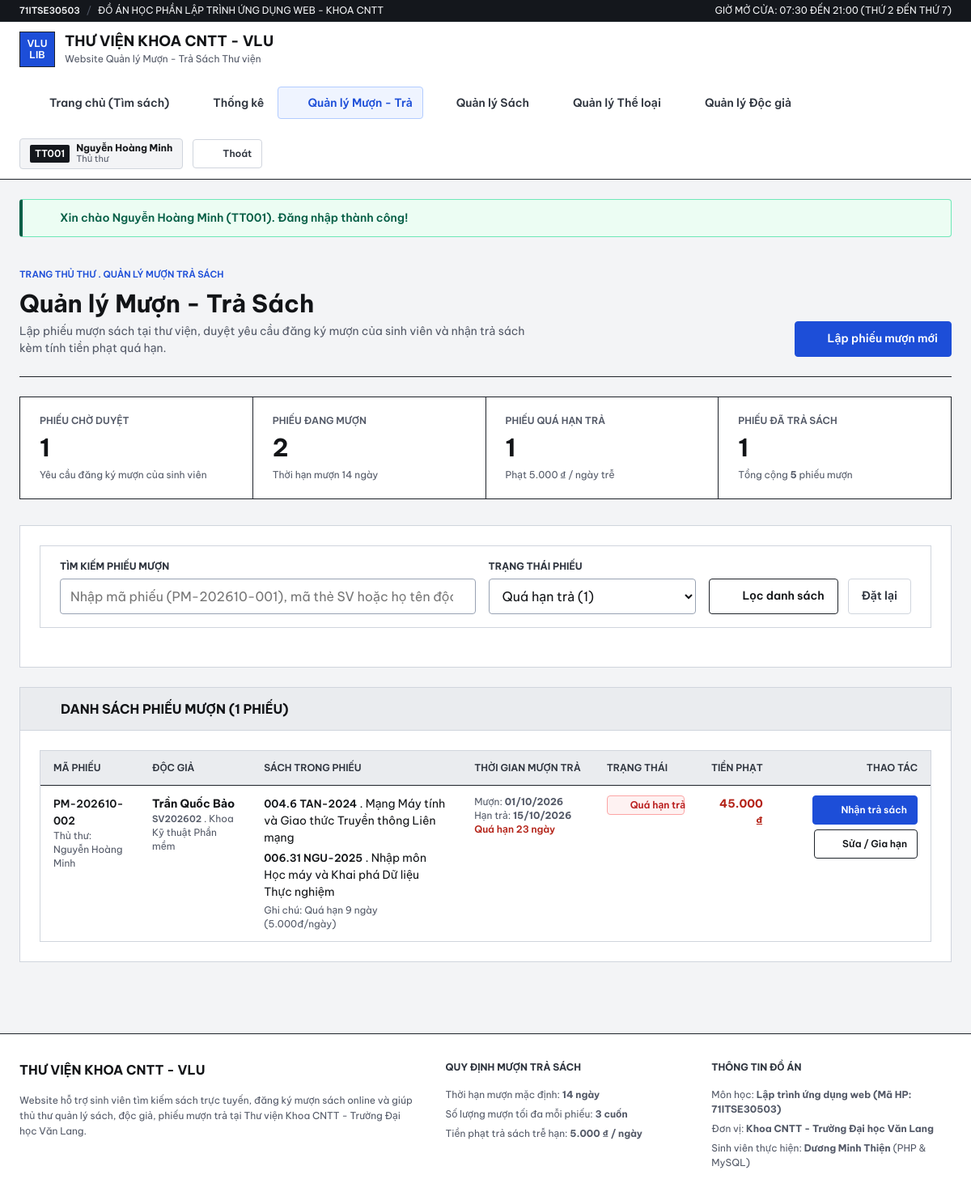
Screenshot of /librarian/loans.php?status=overdue (signed in) with the database file from the repository.
### tables this page shows
CREATE TABLE borrow_records (
    id INT AUTO_INCREMENT PRIMARY KEY,
    receipt_code VARCHAR(25) NOT NULL UNIQUE,
    user_id INT NOT NULL,
    issued_by INT DEFAULT NULL,
    borrow_date DATE NOT NULL,
    due_date DATE NOT NULL,
    return_date DATE DEFAULT NULL,
    status ENUM('pending', 'borrowed', 'returned', 'overdue', 'rejected') NOT NULL DEFAULT 'borrowed',
    fine_amount DECIMAL(10, 0) NOT NULL DEFAULT 0,
    note VARCHAR(255) DEFAULT NULL,
    created_at DATETIME NOT NULL DEFAULT CURRENT_TIMESTAMP,
    CONSTRAINT fk_borrow_user FOREIGN KEY (user_id)
        REFERENCES users(id) ON UPDATE CASCADE ON DELETE RESTRICT,
    CONSTRAINT fk_borrow_issuer FOREIGN KEY (issued_by)
        REFERENCES users(id) ON UPDATE CASCADE ON DELETE SET NULL,
    INDEX idx_borrow_status (status, due_date)
);

CREATE TABLE users (
    id INT AUTO_INCREMENT PRIMARY KEY,
    member_code VARCHAR(20) NOT NULL UNIQUE,
    full_name VARCHAR(100) NOT NULL,
    email VARCHAR(120) NOT NULL UNIQUE,
    phone VARCHAR(20) DEFAULT NULL,
    department VARCHAR(100) DEFAULT NULL,
    password_hash VARCHAR(255) NOT NULL,
    role ENUM('librarian', 'reader') NOT NULL DEFAULT 'reader',
    status ENUM('active', 'locked') NOT NULL DEFAULT 'active',
    created_at DATETIME NOT NULL DEFAULT CURRENT_TIMESTAMP
);

CREATE TABLE borrow_items (
    id INT AUTO_INCREMENT PRIMARY KEY,
    borrow_id INT NOT NULL,
    book_id INT NOT NULL,
    quantity INT NOT NULL DEFAULT 1,
    return_condition ENUM('good', 'damaged', 'lost') NOT NULL DEFAULT 'good',
    condition_note VARCHAR(150) DEFAULT NULL,
    CONSTRAINT fk_items_borrow FOREIGN KEY (borrow_id)
        REFERENCES borrow_records(id) ON UPDATE CASCADE ON DELETE CASCADE,
    CONSTRAINT fk_items_book FOREIGN KEY (book_id)
        REFERENCES books(id) ON UPDATE CASCADE ON DELETE RESTRICT
);

CREATE TABLE books (
    id INT AUTO_INCREMENT PRIMARY KEY,
    category_id INT NOT NULL,
    isbn VARCHAR(25) NOT NULL UNIQUE,
    call_number VARCHAR(30) NOT NULL UNIQUE,
    title VARCHAR(200) NOT NULL,
    author VARCHAR(150) NOT NULL,
    publisher VARCHAR(120) NOT NULL,
    publish_year SMALLINT NOT NULL,
    pages SMALLINT DEFAULT 250,
    shelf_location VARCHAR(60) NOT NULL,
    total_copies INT NOT NULL DEFAULT 1,
    available_copies INT NOT NULL DEFAULT 1,
    summary TEXT DEFAULT NULL,
    created_at DATETIME NOT NULL DEFAULT CURRENT_TIMESTAMP,
    CONSTRAINT fk_books_category FOREIGN KEY (category_id)
        REFERENCES categories(id) ON UPDATE CASCADE ON DELETE RESTRICT,
    INDEX idx_books_search (title, author, call_number)
);

### librarian/loans.php (the view, shortened to what the rows shown need)
<?php
$pdo = getDB();
$statusFilter = trim((string)($_GET['status'] ?? 'all'));
$whereClauses = [];
$params = [];
if ($statusFilter !== 'all') {
    $whereClauses[] = 'br.status = :status';
    $params['status'] = $statusFilter;
}
$whereSql = !empty($whereClauses) ? 'WHERE ' . implode(' AND ', $whereClauses) : '';
$stmtLoans = $pdo->prepare("
    SELECT br.*,
           u.member_code, u.full_name AS reader_name, u.department, u.phone,
           lib.full_name AS issuer_name
    FROM borrow_records br
    INNER JOIN users u ON u.id = br.user_id
    LEFT JOIN users lib ON lib.id = br.issued_by
    {$whereSql}
    ORDER BY
        CASE br.status
            WHEN 'overdue'  THEN 1
            WHEN 'pending'  THEN 2
            WHEN 'borrowed' THEN 3
            WHEN 'returned' THEN 4
            ELSE 5
        END ASC,
        br.id DESC
");
$stmtLoans->execute($params);
$loans = $stmtLoans->fetchAll();
$itemsByBorrowId = [];
if (!empty($loans)) {
    $loanIds = array_column($loans, 'id');
    $placeholders = implode(',', array_fill(0, count($loanIds), '?'));
    $stmtAllItems = $pdo->prepare("
        SELECT bi.borrow_id, bi.book_id, bi.quantity, bi.return_condition, bi.condition_note,
               b.call_number, b.title, b.isbn
        FROM borrow_items bi
        INNER JOIN books b ON b.id = bi.book_id
        WHERE bi.borrow_id IN ({$placeholders})
        ORDER BY bi.id ASC
    ");
    $stmtAllItems->execute($loanIds);
    foreach ($stmtAllItems->fetchAll() as $row) {
        $itemsByBorrowId[(int)$row['borrow_id']][] = $row;
    }
}
require_once __DIR__ . '/../includes/header.php';
?>
<div class="container">
    <section class="page-header">
        <div>
            <h1 class="page-title">Quản lý Mượn - Trả Sách</h1>
        </div>
    </section>
    <section class="panel">
        <div class="panel-header">
            <h2 class="panel-title">
                <?= icon('receipt', 18) ?>
                <span>Danh sách phiếu mượn (<?= count($loans) ?> phiếu)</span>
            </h2>
        </div>
        <div class="panel-body">
            <?php if (empty($loans)): ?>
                <div class="empty-state">
                    <?= icon('receipt', 28) ?>
                    <p>Không tìm thấy phiếu mượn nào phù hợp.</p>
                </div>
            <?php else: ?>
                <div class="table-responsive">
                    <table class="data-table">
                        <thead>
                            <tr>
                                <th>Mã phiếu</th>
                                <th>Độc giả</th>
                                <th>Sách trong phiếu</th>
                                <th>Thời gian mượn trả</th>
                                <th>Trạng thái</th>
                                <th class="text-right">Tiền phạt</th>
                                <th class="text-right">Thao tác</th>
                            </tr>
                        </thead>
                        <tbody>
                            <?php foreach ($loans as $loan): ?>
                                <?php
                                $loanId = (int)$loan['id'];
                                $items  = $itemsByBorrowId[$loanId] ?? [];
                                $diffDays = getDueDaysDiff($loan['due_date'], $loan['return_date']);
                                ?>
                                <tr>
                                    <td>
                                        <strong class="mono-code"><?= e($loan['receipt_code']) ?></strong>
                                        <div class="form-help">
                                            <?php if (!empty($loan['issuer_name'])): ?>
                                                Thủ thư: <?= e($loan['issuer_name']) ?>
                                            <?php else: ?>
                                                Đăng ký trực tuyến
                                            <?php endif; ?>
                                        </div>
                                    </td>
                                    <td>
                                        <strong><?= e($loan['reader_name']) ?></strong>
                                        <div class="form-help">
                                            <span class="mono-code"><?= e($loan['member_code']) ?></span>
                                            <?php if (!empty($loan['department'])): ?>
                                                <span> . <?= e($loan['department']) ?></span>
                                            <?php endif; ?>
                                        </div>
                                    </td>
                                    <td>
                                        <?php if (empty($items)): ?>
                                            <span class="form-help">Không có dữ liệu sách</span>
                                        <?php else: ?>
                                            <ul style="list-style: none; padding: 0; margin: 0; display: grid; gap: 4px;">
                                                <?php foreach ($items as $it): ?>
                                                    <li>
                                                        <span class="mono-code"><?= e($it['call_number']) ?></span>
                                                        <span> . <?= e($it['title']) ?></span>
                                                    </li>
                                                <?php endforeach; ?>
                                            </ul>
                                        <?php endif; ?>
                                        <?php if (!empty($loan['note'])): ?>
                                            <div class="form-help" style="margin-top: 4px;">
                                                Ghi chú: <?= e($loan['note']) ?>
                                            </div>
                                        <?php endif; ?>
                                    </td>
                                    <td>
                                        <div class="form-help">
                                            Mượn: <strong class="mono-num"><?= formatDate($loan['borrow_date']) ?></strong>
                                        </div>
                                        <div class="form-help">
                                            Hạn trả: <strong class="mono-num"><?= formatDate($loan['due_date']) ?></strong>
                                        </div>
                                        <?php if (!empty($loan['return_date'])): ?>
                                            <div class="form-help">
                                                Đã trả: <strong class="mono-num"><?= formatDate($loan['return_date']) ?></strong>
                                            </div>
                                        <?php elseif (in_array($loan['status'], ['borrowed', 'overdue'], true)): ?>
                                            <div class="form-help" style="font-weight: 600; color: <?= $diffDays < 0 ? '#B42318' : '#141619' ?>;">
                                                <?php if ($diffDays < 0): ?>
                                                    Quá hạn <span class="mono-num"><?= abs($diffDays) ?></span> ngày
                                                <?php elseif ($diffDays === 0): ?>
                                                    Đến hạn trả hôm nay
                                                <?php else: ?>
                                                    Còn <span class="mono-num"><?= $diffDays ?></span> ngày
                                                <?php endif; ?>
                                            </div>
                                        <?php endif; ?>
                                    </td>
                                    <td>
                                        <?= renderLoanStatusBadge($loan['status']) ?>
                                    </td>
                                    <td class="text-right mono-num">
                                        <?php if ((float)$loan['fine_amount'] > 0): ?>
                                            <strong style="color: #B42318;"><?= formatVND($loan['fine_amount']) ?></strong>
                                        <?php else: ?>
                                            <span>0 ₫</span>
                                        <?php endif; ?>
                                    </td>
                                    <td class="text-right">
                                        <div style="display: inline-flex; gap: 6px; flex-wrap: wrap; justify-content: flex-end;">
                                            <?php if ($loan['status'] === 'pending'): ?>
                                                <form method="post" action="<?= e(baseUrl('librarian/loans.php')) ?>" style="display: inline;">
                                                    <?= csrfField() ?>
                                                    <input type="hidden" name="action" value="approve_loan">
                                                    <input type="hidden" name="loan_id" value="<?= $loanId ?>">
                                                    <button type="submit" class="btn btn-primary btn-sm">
                                                        <?= icon('check', 14) ?>
                                                        <span>Duyệt phiếu</span>
                                                    </button>
                                                </form>
                                                <button
                                                    type="button"
                                                    class="btn btn-danger btn-sm"
                                                    data-modal-open="modal-reject-<?= $loanId ?>"
                                                >
                                                    <?= icon('close', 14) ?>
                                                    <span>Từ chối</span>
                                                </button>
                                            <?php elseif (in_array($loan['status'], ['borrowed', 'overdue'], true)): ?>
                                                <button
                                                    type="button"
                                                    class="btn btn-primary btn-sm"
                                                    data-modal-open="modal-return-<?= $loanId ?>"
                                                >
                                                    <?= icon('check', 14) ?>
                                                    <span>Nhận trả sách</span>
                                                </button>
                                            <?php endif; ?>
                                            <button
                                                type="button"
                                                class="btn btn-secondary btn-sm"
                                                data-modal-open="modal-edit-loan-<?= $loanId ?>"
                                                title="Gia hạn hoặc sửa ghi chú"
                                            >
                                                <?= icon('edit', 14) ?>
                                                <span>Sửa / Gia hạn</span>
                                            </button>
                                        </div>
                                    </td>
                                </tr>
                            <?php endforeach; ?>
                        </tbody>
                    </table>
                </div>
            <?php endif; ?>
        </div>
    </section>
</div>
<?php require_once __DIR__ . '/../includes/footer.php'; ?>

### includes/icons.php (shortened to what the rows shown need)
<?php
function icon($name, $size = 18, $class = '')
{
    $cls = trim('svg-icon ' . $class);
    $attrs = sprintf(
        'width="%d" height="%d" viewBox="0 0 24 24" fill="none" stroke="currentColor" stroke-width="1.5" stroke-linecap="round" stroke-linejoin="round" class="%s" aria-hidden="true"',
        (int)$size,
        (int)$size,
        htmlspecialchars($cls)
    );
    $inner = $paths[$name] ?? $paths['book'];
    return sprintf('<svg %s>%s</svg>', $attrs, $inner);
}

### includes/functions.php (shortened to what the rows shown need)
<?php
require_once __DIR__ . '/icons.php';
function e($value)
{
    return htmlspecialchars((string)$value, ENT_QUOTES, 'UTF-8');
}
function formatVND($amount)
{
    $num = (float)$amount;
    return number_format($num, 0, ',', '.') . ' ₫';
}
function formatDate($dateStr)
{
    $ts = strtotime($dateStr);
    return $ts ? date('d/m/Y', $ts) : e($dateStr);
}
function getDueDaysDiff($dueDate, $returnDate = null)
{
    $due = new DateTime($dueDate);
    $ref = $returnDate ? new DateTime($returnDate) : new DateTime('today');
    $diff = $ref->diff($due);
    return (int)$diff->format('%r%a');
}
function renderLoanStatusBadge($status)
{
    $map = [
        'pending'  => ['class' => 'badge-pending',  'icon' => 'clock',  'label' => 'Chờ thủ thư duyệt'],
        'borrowed' => ['class' => 'badge-borrowed', 'icon' => 'book',   'label' => 'Đang mượn'],
        'overdue'  => ['class' => 'badge-overdue',  'icon' => 'alert',  'label' => 'Quá hạn trả'],
        'returned' => ['class' => 'badge-returned', 'icon' => 'check',  'label' => 'Đã trả sách'],
        'rejected' => ['class' => 'badge-rejected', 'icon' => 'close',  'label' => 'Từ chối'],
    ];
    $item = $map[$status] ?? ['class' => 'badge-pending', 'icon' => 'clock', 'label' => $status];
    return sprintf(
        '<span class="status-badge %s">%s<span>%s</span></span>',
        $item['class'],
        icon($item['icon'], 14),
        e($item['label'])
    );
}

### rows the page displays
borrow_records: receipt_code "PM-202610-002", issued_by.full_name "Nguyễn Hoàng Minh", user.full_name "Trần Quốc Bảo", user.member_code "SV202602", user.department "Khoa Kỹ thuật Phần mềm", note "Quá hạn 9 ngày (5.000đ/ngày)", borrow_date "01/10/2026", due_date "15/10/2026", abs($diffDays) "23", status "Quá hạn trả", fine_amount "45.000 ₫"
borrow_items: book.call_number "004.6 TAN-2024", book.title "Mạng Máy tính và Giao thức Truyền thông Liên mạng"
borrow_items: book.call_number "006.31 NGU-2025", book.title "Nhập môn Học máy và Khai phá Dữ liệu Thực nghiệm"

### other values shown
APP_CODE "71ITSE30503"
APP_NAME "THƯ VIỆN KHOA CNTT - VLU"
APP_SUBTITLE "Website Quản lý Mượn - Trả Sách Thư viện"
$user['member_code'] "TT001"
$user['full_name'] "Nguyễn Hoàng Minh"
$flash['message'] "Xin chào Nguyễn Hoàng Minh (TT001). Đăng nhập thành công!"
$statusCounts['pending'] "1"
$statusCounts['borrowed'] "2"
DEFAULT_BORROW_DAYS "14"
$statusCounts['overdue'] "1"
formatVND(FINE_PER_DAY_VND) "5.000 ₫"
$statusCounts['returned'] "1"
$statusCounts['all'] "5"
count($loans) "1"
MAX_BOOKS_PER_LOAN "3"
